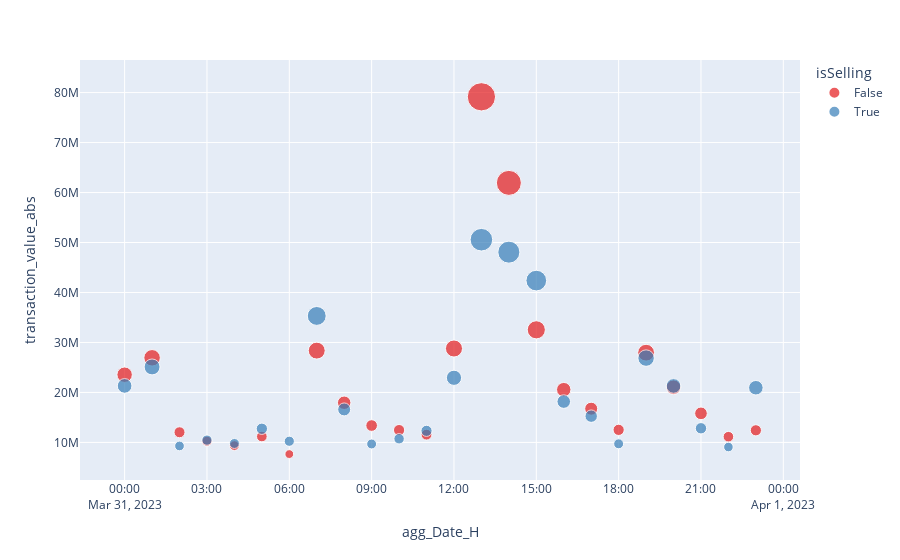

Here is the notebook cell this chart was saved with:
### Code cell
#### Agregación por hora:
# "H" => hourly frequency
# "T, min" => minutely frequency

#Frequency="T"
Frequency="H"

df['agg_Date_'+Frequency] = df['Date'].dt.floor(Frequency)
print(df.groupby('agg_Date_'+Frequency).sum().reset_index())
print(df.groupby('agg_Date_'+Frequency).sum().reset_index().shape)
print('-------------------------------------')

grouped_data = df.groupby(['agg_Date_'+Frequency,"isSelling"])

#Usar una agregación específica para cada columna:
aggregation_dict = {'trade_id': 'mean', 'price': 'mean', 'quantity': 'mean', 
                    'time': 'min','Hour': 'min', 'transaction_value': 'sum',
                    'outcome': 'sum',  'transaction_value_abs': 'sum'}
aggregated_data = grouped_data.agg(aggregation_dict)
aggregated_data = aggregated_data.reset_index()
aggregated_data.to_csv("Aggregated_"+Frequency+"_trades.csv",index=False)
print('-------------------------------------')

import plotly.express as px
fig = px.scatter(aggregated_data, x='agg_Date_'+Frequency, y="transaction_value_abs", 
                 color="isSelling",
              #barmode='group'
                 size='transaction_value_abs',  #render_mode='webgl'
                 #color_discrete_map= {'True': 'blue',
                 #                     'False': 'red'
                 #                    }
                 color_discrete_sequence=px.colors.qualitative.Set1
                )
fig.show()

### Figure 1 — Plotly figure (JSON) as saved in the notebook; plotly's stock layout.template omitted (floating-point values rounded to 4 significant figures)
{"data": [{"hovertemplate": "isSelling=False<br>agg_Date_H=%{x}<br>transaction_value_abs=%{marker.size}<extra></extra>", "legendgroup": "False", "marker": {"color": "rgb(228,26,28)", "size": [23550000.0, 26930000.0, 12030000.0, 10230000.0, 9364000.0, 11170000.0, 7666000.0, 28370000.0, 17940000.0, 13380000.0, 12470000.0, 11550000.0, 28790000.0, 79150000.0, 61930000.0, 32530000.0, 20560000.0, 16740000.0, 12510000.0, 27950000.0, 21040000.0, 15810000.0, 11140000.0, 12420000.0], "sizemode": "area", "sizeref": 197900.0, "symbol": "circle"}, "mode": "markers", "name": "False", "orientation": "v", "showlegend": true, "type": "scatter", "x": ["2023-03-31T00:00:00", "2023-03-31T01:00:00", "2023-03-31T02:00:00", "2023-03-31T03:00:00", "2023-03-31T04:00:00", "2023-03-31T05:00:00", "2023-03-31T06:00:00", "2023-03-31T07:00:00", "2023-03-31T08:00:00", "2023-03-31T09:00:00", "2023-03-31T10:00:00", "2023-03-31T11:00:00", "2023-03-31T12:00:00", "2023-03-31T13:00:00", "2023-03-31T14:00:00", "2023-03-31T15:00:00", "2023-03-31T16:00:00", "2023-03-31T17:00:00", "2023-03-31T18:00:00", "2023-03-31T19:00:00", "2023-03-31T20:00:00", "2023-03-31T21:00:00", "2023-03-31T22:00:00", "2023-03-31T23:00:00"], "xaxis": "x", "y": [23550000.0, 26930000.0, 12030000.0, 10230000.0, 9364000.0, 11170000.0, 7666000.0, 28370000.0, 17940000.0, 13380000.0, 12470000.0, 11550000.0, 28790000.0, 79150000.0, 61930000.0, 32530000.0, 20560000.0, 16740000.0, 12510000.0, 27950000.0, 21040000.0, 15810000.0, 11140000.0, 12420000.0], "yaxis": "y"}, {"hovertemplate": "isSelling=True<br>agg_Date_H=%{x}<br>transaction_value_abs=%{marker.size}<extra></extra>", "legendgroup": "True", "marker": {"color": "rgb(55,126,184)", "size": [21310000.0, 25100000.0, 9291000.0, 10460000.0, 9787000.0, 12730000.0, 10240000.0, 35310000.0, 16600000.0, 9684000.0, 10730000.0, 12320000.0, 22930000.0, 50560000.0, 48070000.0, 42380000.0, 18170000.0, 15250000.0, 9723000.0, 26870000.0, 21300000.0, 12830000.0, 9076000.0, 20940000.0], "sizemode": "area", "sizeref": 197900.0, "symbol": "circle"}, "mode": "markers", "name": "True", "orientation": "v", "showlegend": true, "type": "scatter", "x": ["2023-03-31T00:00:00", "2023-03-31T01:00:00", "2023-03-31T02:00:00", "2023-03-31T03:00:00", "2023-03-31T04:00:00", "2023-03-31T05:00:00", "2023-03-31T06:00:00", "2023-03-31T07:00:00", "2023-03-31T08:00:00", "2023-03-31T09:00:00", "2023-03-31T10:00:00", "2023-03-31T11:00:00", "2023-03-31T12:00:00", "2023-03-31T13:00:00", "2023-03-31T14:00:00", "2023-03-31T15:00:00", "2023-03-31T16:00:00", "2023-03-31T17:00:00", "2023-03-31T18:00:00", "2023-03-31T19:00:00", "2023-03-31T20:00:00", "2023-03-31T21:00:00", "2023-03-31T22:00:00", "2023-03-31T23:00:00"], "xaxis": "x", "y": [21310000.0, 25100000.0, 9291000.0, 10460000.0, 9787000.0, 12730000.0, 10240000.0, 35310000.0, 16600000.0, 9684000.0, 10730000.0, 12320000.0, 22930000.0, 50560000.0, 48070000.0, 42380000.0, 18170000.0, 15250000.0, 9723000.0, 26870000.0, 21300000.0, 12830000.0, 9076000.0, 20940000.0], "yaxis": "y"}], "layout": {"legend": {"itemsizing": "constant", "title": {"text": "isSelling"}, "tracegroupgap": 0}, "margin": {"t": 60}, "xaxis": {"anchor": "y", "domain": [0, 1], "title": {"text": "agg_Date_H"}}, "yaxis": {"anchor": "x", "domain": [0, 1], "title": {"text": "transaction_value_abs"}}}}
